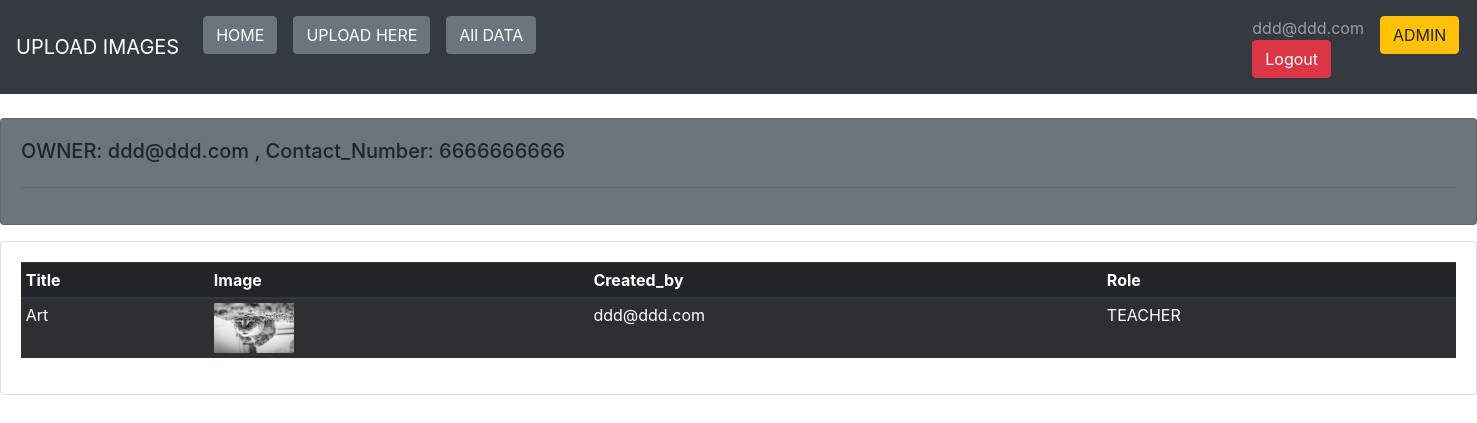
Page /show1/ (signed in) on the committed database.
### auth_app/models.py (models this page shows)
class User(AbstractBaseUser, PermissionsMixin):
    email = models.EmailField(max_length=50, unique=True)
    name = models.CharField(max_length=50)
    contact_number = models.CharField(max_length=10)
    role = models.CharField(max_length=20, default='ADMIN')
    is_staff = models.BooleanField(default=False)
    is_active = models.BooleanField(default=True)
    objects = CustomUserManager()
    USERNAME_FIELD = 'email'
    REQUIRED_FIELDS = []

### image_app/models.py (models this page shows, shortened)
class StudentImageModel(models.Model):
    title = models.CharField(max_length=100)
    image = models.FileField(upload_to=user_directory_path)
    created_by =  models.ForeignKey(User, on_delete=models.CASCADE)

### image_app/views.py (the view)
# urls.py: path('show1/', views.show1, name='show1'),
@login_required(login_url='login')
def show1(request):
    data = StudentImageModel.objects.filter(created_by__id=request.user.id)
    template_name = 'image_app/show1.html'
    context = {'data': data}
    return render(request, template_name, context)

### templates/image_app/show1.html
{% extends 'layout.html' %}
{% block content %}
<br>
<div class="row">
    <div class="col-md">
        <div class="card card-body bg-secondary">
            <h5>OWNER: {{ user.email }} , Contact_Number: {{ user.contact_number }}</h5>
            <hr>
        </div>
    </div>
</div>
<div class="row">
    <div class="col-md">
        <div class="card card-body mt-3">
            <table class="table table-sm table-striped table-dark">
                <thead>
                    <tr>
                        <th>Title</th>
                        <th>Image</th>
                        <th>Created_by</th>
                        <th>Role</th>
                    </tr>
                </thead>
                <tbody>
                    {% for obj in data %}
                    <tr>
                        <td>{{ obj.title }}</td>
                        <td><img src="/media/{{obj.image}}" style="height: 50px; width: 80px;"></td>
                        <td>{{ obj.created_by }}</td>
                        <td>{{ user.role }}</td>
                    </tr>
                    {% endfor %}
                </tbody>
            </table>
        </div>
    </div>
</div>
{% endblock %}

### templates/layout.html (shortened to what this page needs)
<!DOCTYPE html>
<html lang="en">
<head>
    <link rel="stylesheet" href="https://cdn.jsdelivr.net/npm/bootstrap@4.0.0/dist/css/bootstrap.min.css"
>
</head>
<body>
    <div>
    <nav class="navbar navbar-expand-lg navbar-dark bg-dark">
        <a class="navbar-brand" href="">UPLOAD IMAGES</a>
        <div class="collapse navbar-collapse" id="navbarNav">
            <ul class="navbar-nav">
                <li class="nav-item active">
                    <a class="nav-link" href="{% url 'home' %}"><button class="btn btn-secondary">HOME</button><span class="sr-only">(current)</span></a>
                </li>
                {% if request.user.is_staff %}
                <li class="nav-item">
                    <a class="nav-link" href="{% url 'T_upload' %}"><button class="btn btn-secondary">UPLOAD HERE</button></a>
                </li>
                {% endif %}
                {% if request.user.is_staff and request.user.is_superuser !=  True %}
                <li class="nav-item">
                    <a class="nav-link" href="{% url 'show' %}"><button class="btn btn-secondary">All DATA</button></a>
                </li>
                {% endif %}
                {% if user.is_authenticated %}
                <li class="nav-item" style="padding-left: 700px;">
                    <a class="nav-link" href="{% url 'logout' %}"><span>{{user.email}}</span><button class="btn btn-danger">Logout</button></a>
                </li>
                {% endif %}
                <li class="nav-item">
                    <a class="nav-link" href="{% url 'admin1' %}"><button class="btn btn-warning">ADMIN</button></a>
                </li>
            </ul>
        </div>
    </nav>
</div>
    {% block content %}
    {% endblock %}
</body>
</html>

### rows in the picture
StudentImageModel: title "Art", image (picture), created_by "ddd@ddd.com"

### other values in the picture
{{ user.email }} "ddd@ddd.com"
{{ user.contact_number }} "6666666666"
{{ user.role }} "TEACHER"
